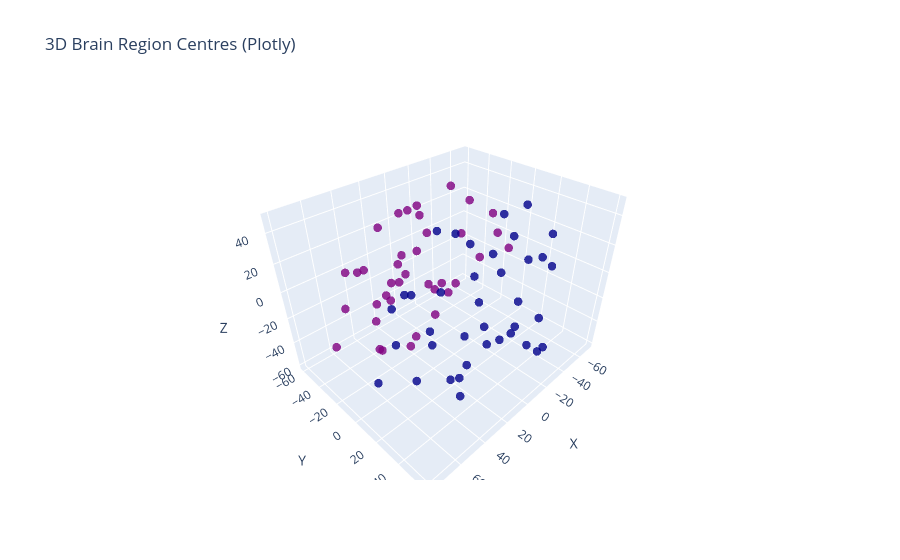

Source (notebook cell):
### Markdown cell above
## Bonus: making 3D plots

### Code cell
# To install plotly in your environment, uncomment and run the following line in a notebook cell:
# %pip install plotly

import plotly.graph_objects as go
x = centres[:, 1].astype(float)
y = centres[:, 2].astype(float)
z = centres[:, 3].astype(float)
labels = list(regions) if 'regions' in globals() else [str(i) for i in range(len(x))]
colors = ['purple' if lab.startswith('r') else 'darkblue' if lab.startswith('l') else 'gray' for lab in labels]

fig = go.Figure(data=[go.Scatter3d(
    x=x, y=y, z=z, mode='markers',
    marker=dict(size=5, color=colors, opacity=0.8),
    text=labels,
    hovertemplate="%{text}<br>x=%{x:.2f}<br>y=%{y:.2f}<br>z=%{z:.2f}<extra></extra>"
)])
fig.update_layout(scene=dict(xaxis_title='X', yaxis_title='Y', zaxis_title='Z'),
                  title='3D Brain Region Centres (Plotly)')
fig.show()

### Figure 1 — Plotly figure (JSON) as saved in the notebook; plotly's stock layout.template omitted (floating-point values rounded to 4 significant figures)
{"data": [{"hovertemplate": "%{text}<br>x=%{x:.2f}<br>y=%{y:.2f}<br>z=%{z:.2f}<extra></extra>", "marker": {"color": ["purple", "purple", "purple", "purple", "purple", "purple", "purple", "purple", "purple", "purple", "purple", "purple", "purple", "purple", "purple", "purple", "purple", "purple", "purple", "purple", "purple", "purple", "purple", "purple", "purple", "purple", "purple", "purple", "purple", "purple", "purple", "purple", "purple", "purple", "purple", "purple", "purple", "purple", "darkblue", "darkblue", "darkblue", "darkblue", "darkblue", "darkblue", "darkblue", "darkblue", "darkblue", "darkblue", "darkblue", "darkblue", "darkblue", "darkblue", "darkblue", "darkblue", "darkblue", "darkblue", "darkblue", "darkblue", "darkblue", "darkblue", "darkblue", "darkblue", "darkblue", "darkblue", "darkblue", "darkblue", "darkblue", "darkblue", "darkblue", "darkblue", "darkblue", "darkblue", "darkblue", "darkblue", "darkblue", "darkblue"], "opacity": 0.8, "size": 5}, "mode": "markers", "text": ["rA1", "rA2", "rAMYG", "rCCA", "rCCP", "rCCR", "rCCS", "rFEF", "rG", "rHC", "rIA", "rIP", "rM1", "rPCI", "rPCIP", "rPCM", "rPCS", "rPFCCL", "rPFCDL", "rPFCDM", "rPFCM", "rPFCORB", "rPFCPOL", "rPFCVL", "rPHC", "rPMCDL", "rPMCM", "rPMCVL", "rS1", "rS2", "rTCC", "rTCI", "rTCPOL", "rTCS", "rTCV", "rV1", "rV2", "rCC", "lA1", "lA2", "lAMYG", "lCCA", "lCCP", "lCCR", "lCCS", "lFEF", "lG", "lHC", "lIA", "lIP", "lM1", "lPCI", "lPCIP", "lPCM", "lPCS", "lPFCCL", "lPFCDL", "lPFCDM", "lPFCM", "lPFCORB", "lPFCPOL", "lPFCVL", "lPHC", "lPMCDL", "lPMCM", "lPMCVL", "lS1", "lS2", "lTCC", "lTCI", "lTCPOL", "lTCS", "lTCV", "lV1", "lV2", "lCC"], "type": "scatter3d", "x": [-9.886, -2.605, 6.489, 48.73, -12.17, -38.15, 30.15, 30.4, 36.16, -12.5, 23.24, 9.823, 8.003, -22.15, -51.15, -43.93, -30.09, 54.05, 60.0, 59.61, 59.29, 47.99, 79.21, 53.34, -14.49, 23.77, 18.27, 31.27, -6.552, 6.094, -8.614, -23.43, 18.54, 9.897, -31.9, -70.45, -68.48, 15.14, -9.811, -7.68, 7.672, 39.28, -11.35, -33.14, 28.22, 25.33, 37.05, -10.68, 30.41, 9.535, 6.078, -23.96, -51.9, -41.26, -33.26, 55.05, 56.0, 54.13, 54.17, 49.27, 77.95, 52.24, -8.065, 21.4, 16.53, 28.76, -10.91, 4.455, -14.08, -21.64, 28.61, -0.09629, -22.27, -60.67, -66.77, 13.28], "y": [-47.08, -55.32, -11.67, -2.005, -6.495, -13.05, -4.286, -33.75, -35.08, -24.88, -42.03, -44.11, -32.83, -56.73, -35.9, -8.227, -33.53, -37.43, -14.37, -2.407, -2.547, -16.89, -15.62, -45.33, -20.33, -21.6, -4.266, -53.18, -40.92, -49.0, -59.83, -51.03, -24.95, -53.32, -30.25, -12.87, -22.67, -2.225, 42.26, 58.83, 16.54, 4.487, 1.902, 10.48, 8.509, 38.59, 40.36, 11.56, 39.62, 45.59, 34.16, 52.7, 33.66, 3.156, 25.62, 36.91, 19.84, 5.459, 6.506, 17.28, 20.71, 48.43, 19.2, 21.2, 2.192, 51.96, 34.41, 51.65, 60.37, 52.59, 33.29, 57.88, 30.55, 12.17, 19.43, 1.186], "z": [-3.139, -7.065, -30.85, 8.019, 25.36, -5.608, -31.14, 34.83, -18.94, -20.87, -22.11, -18.76, 38.71, 16.85, 25.68, 27.58, 43.1, 12.54, 26.03, -0.8446, -21.92, -39.7, -15.96, -19.0, -27.62, 45.98, 38.07, -3.211, 34.41, -7.897, -27.92, -39.84, -60.14, -23.79, -33.03, -11.42, -1.62, -1.192, -0.1969, -1.914, -32.11, 10.19, 21.48, -5.473, -31.63, 32.11, -30.48, -17.52, -25.43, -15.7, 35.33, 22.57, 25.07, 31.68, 48.06, 12.7, 26.68, 8.871, -16.28, -40.96, -18.71, -14.64, -31.94, 48.31, 40.92, -2.849, 39.61, -5.311, -27.02, -40.63, -57.77, -18.03, -39.31, -6.555, -4.139, -2.739]}], "layout": {"scene": {"xaxis": {"title": {"text": "X"}}, "yaxis": {"title": {"text": "Y"}}, "zaxis": {"title": {"text": "Z"}}}, "title": {"text": "3D Brain Region Centres (Plotly)"}}}
